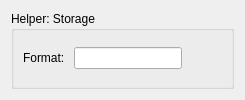
           <widget class="QWidget" name="storage_page">
            <layout class="QHBoxLayout" name="horizontalLayout_27">
             <item>
              <widget class="QGroupBox" name="groupBox_24">
               <property name="title">
                <string>Helper: Storage</string>
               </property>
               <layout class="QGridLayout" name="gridLayout_29">
                <item row="1" column="3">
                 <spacer name="horizontalSpacer_7">
                  <property name="orientation">
                   <enum>Qt::Horizontal</enum>
                  </property>
                  <property name="sizeHint" stdset="0">
                   <size>
                    <width>40</width>
                    <height>20</height>
                   </size>
                  </property>
                 </spacer>
                </item>
                <item row="1" column="0">
                 <layout class="QGridLayout" name="gridLayout_37">
                  <item row="1" column="1">
                   <widget class="QLineEdit" name="lineEdit"/>
                  </item>
                  <item row="1" column="0">
                   <widget class="QLabel" name="label_24">
                    <property name="text">
                     <string>Format: </string>
                    </property>
                   </widget>
                  </item>
                 </layout>
                </item>
               </layout>
              </widget>
             </item>
            </layout>
           </widget>
